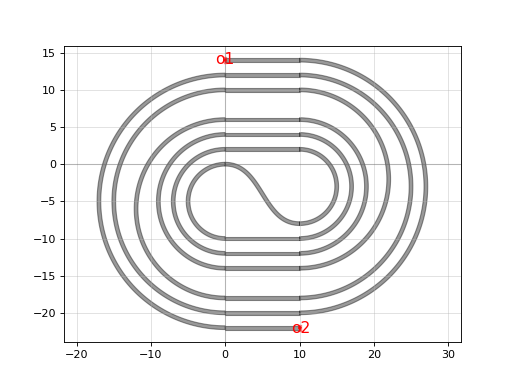

Source code (Python):
import gdsfactory as gf

c = gf.components.spiral_racetrack(min_radius=5, straight_length=10.0, spacings=[2, 2, 3, 3, 2, 2], cross_section='strip')
c.plot()
